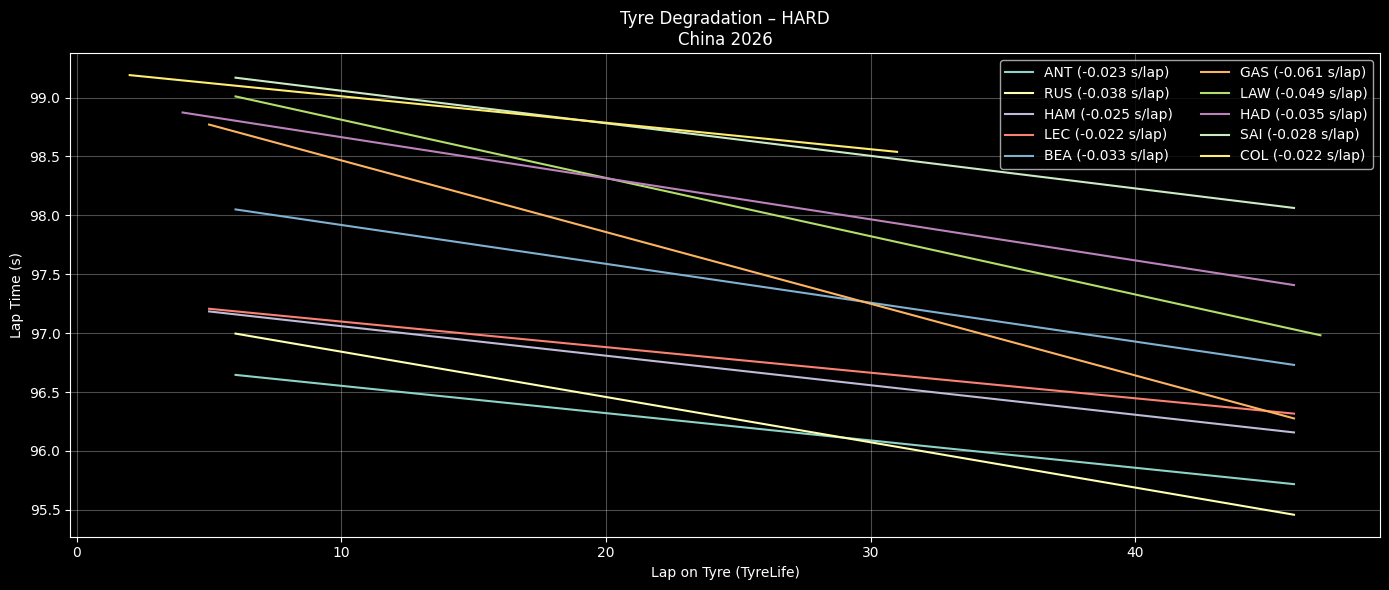

This chart was generated by the following Python code:
import fastf1, os
import pandas as pd
import numpy as np
import matplotlib.pyplot as plt
from pathlib import Path

# ========= CONFIG =========
YEAR = 2026
GP = "China"
SESSION = "R"
COMPOUND = "HARD"      # SOFT / MEDIUM / HARD
TOP_N = 10             # Top N finishers
CACHE_DIR = Path("/content/fastf1_cache")

# ========= CACHE =========
CACHE_DIR.mkdir(parents=True, exist_ok=True)
fastf1.Cache.enable_cache(CACHE_DIR)

# ========= LOAD SESSION =========
session = fastf1.get_session(YEAR, GP, SESSION)
session.load()

laps = session.laps.copy()
laps = laps[laps["IsAccurate"]]

# Convert laptime to seconds
laps["LapTimeSec"] = laps["LapTime"].dt.total_seconds()

# ========= SELECT TOP DRIVERS =========
drivers = (
    session.results
    .sort_values("Position")
    .head(TOP_N)["Abbreviation"]
    .tolist()
)

laps = laps[laps["Driver"].isin(drivers)]

# ========= CLEAN LAPS =========
laps = laps[
    laps["PitInTime"].isna() &
    laps["PitOutTime"].isna() &
    (laps["Compound"] == COMPOUND)
]

# ========= REMOVE OUTLIERS (IQR PER DRIVER PER STINT) =========
clean = []

for (d, stint), dl in laps.groupby(["Driver", "Stint"]):
    if len(dl) < 5:
        continue

    q1, q3 = dl["LapTimeSec"].quantile([0.25, 0.75])
    iqr = q3 - q1

    dl = dl[
        (dl["LapTimeSec"] >= q1 - 1.5 * iqr) &
        (dl["LapTimeSec"] <= q3 + 1.5 * iqr)
    ]

    clean.append(dl)

clean = pd.concat(clean)

# ========= PLOT TYRE DEGRADATION =========
plt.figure(figsize=(14,6))

for d in drivers:
    dl = clean[clean["Driver"] == d]

    # pilih stint terpanjang untuk driver tsb
    if dl.empty:
        continue

    stint_id = (
        dl.groupby("Stint").size().idxmax()
    )

    stint_laps = dl[dl["Stint"] == stint_id]

    if len(stint_laps) < 5:
        continue

    x = stint_laps["TyreLife"]
    y = stint_laps["LapTimeSec"]

    # Linear regression → degradation slope
    z = np.polyfit(x, y, 1)
    y_fit = np.polyval(z, x)

    plt.plot(x, y_fit, label=f"{d} ({z[0]:+.03f} s/lap)")

plt.title(f"Tyre Degradation – {COMPOUND}\n{GP} {YEAR}")
plt.xlabel("Lap on Tyre (TyreLife)")
plt.ylabel("Lap Time (s)")
plt.grid(alpha=0.3)
plt.legend(ncol=2)
plt.tight_layout()
plt.show()
